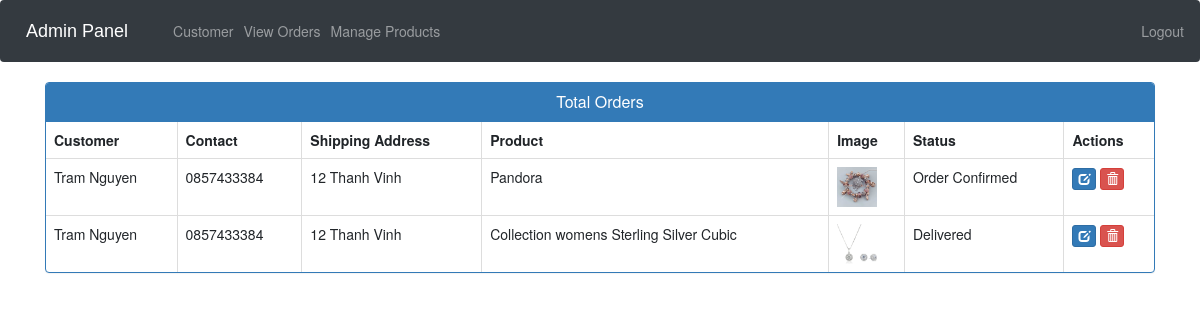
The page /admin-view-booking (signed in) on the database its author committed.
### ecom/models.py (models this page shows, shortened)
class Customer(models.Model):
    user=models.OneToOneField(User,on_delete=models.CASCADE)
    profile_pic= models.ImageField(upload_to='profile_pic/CustomerProfilePic/',null=True,blank=True)
    address = models.CharField(max_length=40)
    mobile = models.CharField(max_length=20,null=False)
    @property
    def get_name(self):
        return self.user.first_name+" "+self.user.last_name

class Orders(models.Model):
    STATUS =(
        ('Pending','Pending'),
        ('Order Confirmed','Order Confirmed'),
        ('Out for Delivery','Out for Delivery'),
        ('Delivered','Delivered'),
    )
    customer=models.ForeignKey('Customer', on_delete=models.CASCADE,null=True)
    product=models.ForeignKey('Product',on_delete=models.CASCADE,null=True)
    email = models.CharField(max_length=50,null=True)
    address = models.CharField(max_length=500,null=True)
    mobile = models.CharField(max_length=20,null=True)
    order_date= models.DateField(auto_now_add=True,null=True)
    status=models.CharField(max_length=50,null=True,choices=STATUS)

class Product(models.Model):
    name=models.CharField(max_length=40)
    product_image= models.ImageField(upload_to='product_image/',null=True,blank=True)
    price = models.PositiveIntegerField()
    description=models.CharField(max_length=40)

### ecom/views.py (the view)
# urls.py: path('admin-view-booking', views.admin_view_booking_view,name='admin-view-booking'),
@login_required(login_url='adminlogin')
def admin_view_booking_view(request):
    orders=models.Orders.objects.all()
    ordered_products=[]
    ordered_bys=[]
    for order in orders:
        ordered_product=models.Product.objects.all().filter(id=order.product.id)
        ordered_by=models.Customer.objects.all().filter(id = order.customer.id)
        ordered_products.append(ordered_product)
        ordered_bys.append(ordered_by)
    return render(request,'ecom/admin_view_booking.html',{'data':zip(ordered_products,ordered_bys,orders)})

### templates/ecom/admin_view_booking.html (shortened to what this page needs)
{% extends 'ecom/admin_base.html' %}
{% load static %}
{% block content %}
<head>
  <link href="//netdna.bootstrapcdn.com/bootstrap/3.0.0/css/bootstrap.min.css" rel="stylesheet" id="bootstrap-css">
</head>
<div class="container">
  <div class="panel panel-primary">
    <div class="panel-heading">
      <h6 class="panel-title">Total Orders</h6>
    </div>
    <table class="table table-hover table-bordered" id="dev-table">
      <thead>
        <tr>
          <th>Customer</th>
          <th>Contact</th>
          <th>Shipping Address</th>
          <th>Product</th>
          <th>Image</th>
          <th>Status</th>
          <th>Actions</th>
        </tr>
      </thead>
      {% for product,customer,order in data %}
      <tr>
        {% for c in customer %}
        <td> {{c.get_name}}</td>
        <td>{{c.mobile}}</td>
        <td>{{order.address}}</td>
        {% endfor %}
        {% for p in product %}
        <td> {{p.name}}</td>
        <td> <img src="{% static p.product_image.url %}" alt="Profile Pic" height="40px" width="40px" /></td>
        <td>{{order.status}}</td>
        <td><a class="btn btn-primary btn-xs" href="{% url 'update-order' order.id  %}"><span class="glyphicon glyphicon-edit"></span></a>
        <a class="btn btn-danger btn-xs" href="{% url 'delete-order' order.id  %}"><span class="glyphicon glyphicon-trash"></span></a></td>
        {% endfor %}
      </tr>
      {% endfor %}
    </table>
  </div>
</div>
{% endblock content %}

### templates/ecom/admin_view_booking.html (style rules this page uses)
a:link { text-decoration: none; }
h6 { text-align: center; }

### rows shown on the page
Orders: address "12 Thanh Vinh", status "Order Confirmed"
Customer: get_name "Tram Nguyen", mobile "0857433384"
Product: name "Pandora", product_image (picture)
Orders: address "12 Thanh Vinh", status "Delivered"
Product: name "Collection womens Sterling Silver Cubic", product_image (picture)
